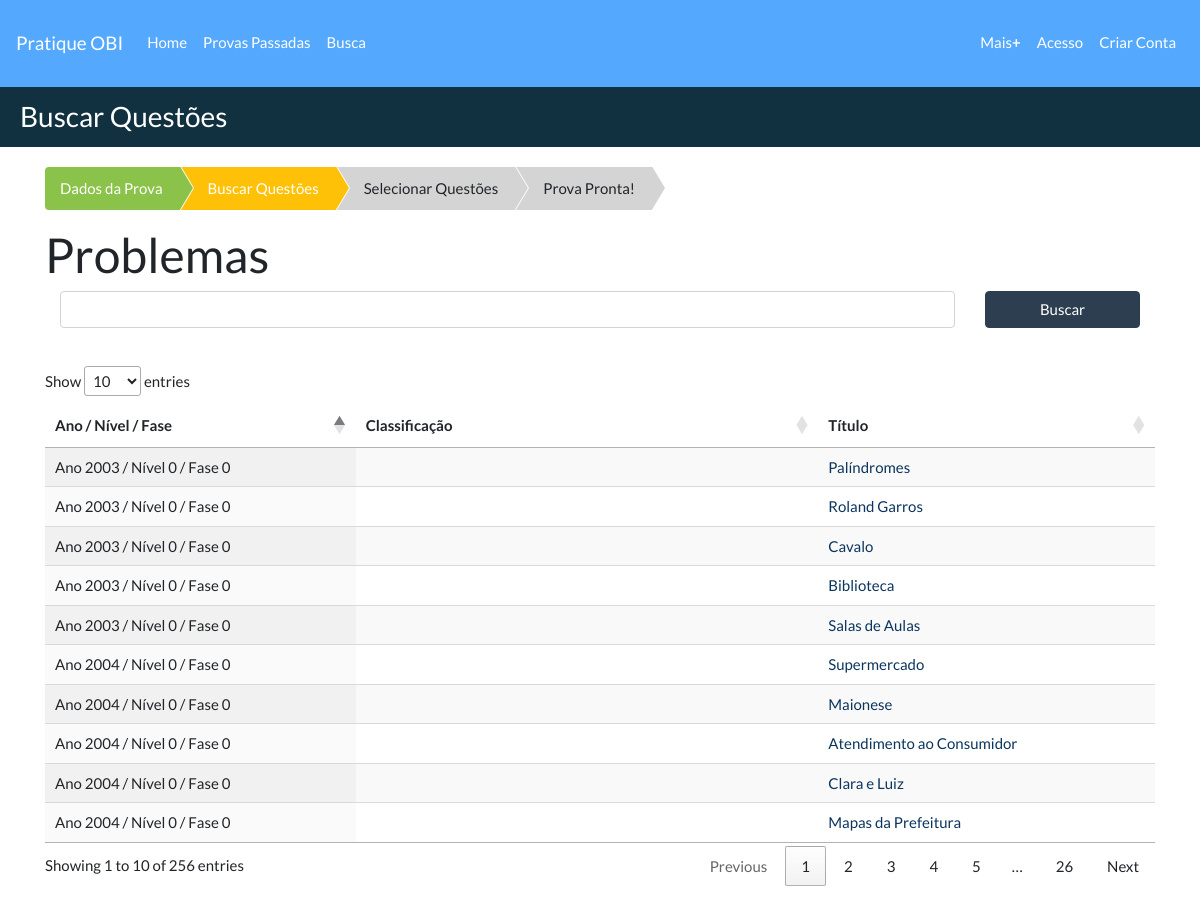
Page /usuario/minhaprova/busca/ on the committed database.
### provasobi/models.py (models this page shows, shortened)
class Problema(models.Model):
    codproblema = models.AutoField(db_column='codProblema', primary_key=True)
    numeroproblema = models.PositiveIntegerField(db_column='numeroProblema',
                                                 validators=[MinValueValidator(1)])
    tituloproblema = models.TextField(db_column='tituloProblema', blank=True, null=True)
    enunciadoproblema = models.TextField(db_column='enunciadoProblema', blank=True, null=True)
    regrasproblema = models.TextField(db_column='regrasProblema', blank=True, null=True)
    imgproblema = models.TextField(db_column='imgProblema', blank=True, null=True, default='')
    codprova = models.ForeignKey('Prova', models.CASCADE, db_column='codProva', blank=True, null=True)
    classificacao = models.ManyToManyField('Classificacao', blank=True)
    def recorte(self, filename):
        return 'problema/' + str(self.codprova.codprova) + '.' + filename.split('.')[-1]
    image = models.ImageField('Recorte', upload_to=recorte, blank=True, null=True)
    class Meta:
        managed = True
        db_table = 'problema'
        unique_together = ['codprova', 'tituloproblema']

class Prova(models.Model):
    codprova = models.AutoField(db_column='codProva', primary_key=True)  # Field name made lowercase.
    anoprova = models.IntegerField(db_column='anoProva', blank=True, null=True)  # Field name made lowercase.
    nivelprova = models.IntegerField(db_column='nivelProva', blank=True, null=True)  # Field name made lowercase.
    faseprova = models.IntegerField(db_column='faseProva', blank=True, null=True)  # Field name made lowercase.
    urlprova = models.URLField(db_column='urlProva', unique=True, null=True, blank=True,
                               default='https://olimpiada.ic.unicamp.br/passadas/')
    urlgabarito = models.URLField(db_column='urlGabarito', unique=True, null=True, blank=True)
    class Meta:
        unique_together = ['anoprova', 'faseprova', 'nivelprova']
        managed = True
        db_table = 'prova'
        ordering = ['anoprova']

### usuarios/views.py (the view)
# urls.py: path('busca/', busca, name='url_busca'),
def busca(request):
    error = False
    provas = Prova.objects.all()
    q = request.GET.get('q', '')
    problemas = Problema.objects.all()
    if q:
        problemas = watson.filter(problemas, q)
    return render(request, 'novasprovas/addquestoes.html', {'provas': provas,
                                                            'error': error,
                                                            'problemas': problemas})

### templates/novasprovas/addquestoes.html (shortened to what this page needs)
{% extends 'base.html' %}
{% load static %}
{% block titulo %}
    Buscar Questões
{% endblock %}
{% block container %}
<link href="{% static 'css/breadcrumb.css' %}" rel="stylesheet">
		<ul class="breadcrumb">
			<li class="completed"><a href="{% url 'usuarios_obi:provaperson' %}">Dados da Prova</a></li>
            <li class="active"><a href="{% url 'usuarios_obi:questoes_busca' pk %}">Buscar Questões</a></li>
            <li><a>Selecionar Questões</a></li>
			<li><a>Prova Pronta!</a></li>
		</ul>
    <h1>Problemas</h1>
    <form action="" method="GET">
        <div class="form-group">
            <div class="row">
                <div class="col-10">
                    <input type="text" class="form-control" name="q"/><br/>
                </div>
                <div class="col-2">
                    <button type="submit" class="btn btn-primary btn-block">Buscar</button>
                </div>
            </div>
        </div>
    </form>
    <table id="tableproblemas" class="display">
        <thead>
        <tr>
            <th>Ano / Nível / Fase</th>
            <th>Classificação</th>
            <th>Título</th>
        </tr>
        </thead>
        <tbody>
        {% for problema in problemas %}
            <tr>
                <td>Ano {{ problema.codprova.anoprova }} / Nível {{ problema.codprova.nivelprova }} /
                    Fase {{ problema.codprova.faseprova }}</td>
                <td>{% for class in problema.classificacao.all %}{{ class.tituloclassificacao }} {% endfor %}</td>
                <td><a href="{% url 'usuarios_obi:questoes_add' problema.codproblema pk %}">{{ problema.tituloproblema }}</a></td>
            </tr>
        {% endfor %}
        </tbody>
    </table>
{% endblock %}

### static/css/breadcrumb.css (style rules this page uses)
.breadcrumb li a { color: #0C355E; text-decoration: none; background-color: rgb(212, 212, 212); -webkit-text-decoration-skip: objects; }
.breadcrumb { padding: 0px; background: transparent; list-style: none; overflow: hidden; margin-top: 20px; }
.breadcrumb>li+li:before { padding: 0; }
.breadcrumb li { float: left; }
.breadcrumb li:last-child a::before { content: none; }
.breadcrumb li.active a { background: brown; background: #ffc107 ; }
.breadcrumb li.completed a { background: brown; background: #8bc34a; }
.breadcrumb li.active a:after { border-left: 30px solid #ffc107 ; }
.breadcrumb li.completed a:after { border-left: 30px solid #8bc34a; }
.breadcrumb li a { color: white; text-decoration: none; padding: 10px 0 10px 45px; position: relative; display: block; float: left; }
.breadcrumb li a:after { content: " "; display: block; width: 0; height: 0; border-top: 50px solid transparent; border-bottom: 50px solid transparent; border-left: 30px solid hsla(0, 0%, 83%, 1); position: absolute; top: 50%; margin-top: -50px; left: 100%; z-index: 2; }
.breadcrumb li a:before { content: " "; display: block; width: 0; height: 0; border-top: 50px solid transparent; border-bottom: 50px solid transparent; border-left: 30px solid white; position: absolute; top: 50%; margin-top: -50px; margin-left: 1px; left: 100%; z-index: 1; }
.breadcrumb li:first-child a { padding-left: 15px; }

### rows in the picture
Problema: codprova.anoprova "2004", codprova.nivelprova "0", codprova.faseprova "0", tituloproblema "Supermercado"
Problema: codprova.anoprova "2004", codprova.nivelprova "0", codprova.faseprova "0", tituloproblema "Maionese"
Problema: codprova.anoprova "2004", codprova.nivelprova "0", codprova.faseprova "0", tituloproblema "Atendimento ao Consumidor"
Problema: codprova.anoprova "2004", codprova.nivelprova "0", codprova.faseprova "0", tituloproblema "Clara e Luiz"
Problema: codprova.anoprova "2004", codprova.nivelprova "0", codprova.faseprova "0", tituloproblema "Mapas da Prefeitura"
Problema: codprova.anoprova "2003", codprova.nivelprova "0", codprova.faseprova "0", tituloproblema "Palíndromes"
Problema: codprova.anoprova "2003", codprova.nivelprova "0", codprova.faseprova "0", tituloproblema "Roland Garros"
Problema: codprova.anoprova "2003", codprova.nivelprova "0", codprova.faseprova "0", tituloproblema "Cavalo"
Problema: codprova.anoprova "2003", codprova.nivelprova "0", codprova.faseprova "0", tituloproblema "Biblioteca"
Problema: codprova.anoprova "2003", codprova.nivelprova "0", codprova.faseprova "0", tituloproblema "Salas de Aulas"
